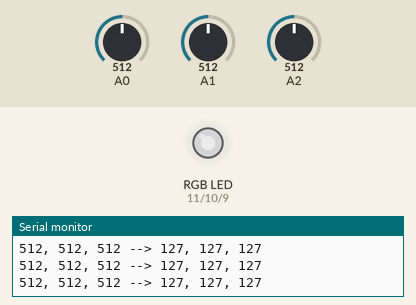
A sketch run on a simulated Arduino Uno, built with avr-gcc and run on an emulated ATmega328P. Shown: an RGB LED mixed from three pins (HIGH = lit), the last lines printed to the serial monitor. Inputs (shaded band) come from the test bench; at power-on: A0 = 512, A1 = 512, A2 = 512. Dim RGB values are drawn brighter than linear.

Above: at 1.2 s.
1.3 s: A0 set to 0
At 2.2 s:
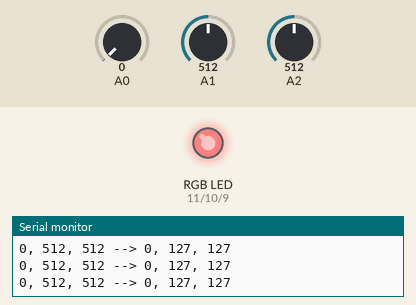
2.8 s: A1 set to 306
At 3.6 s:
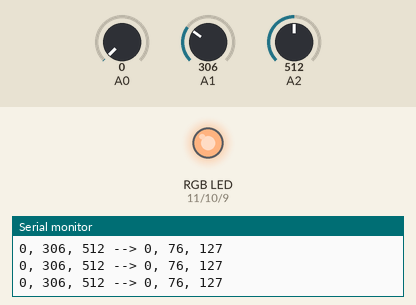
4.3 s: A2 set to 306
At 5.3 s:
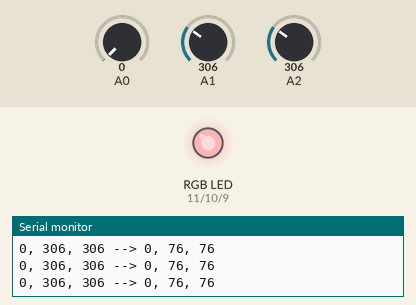
5.8 s: A1 set to 511
At 7.0 s:
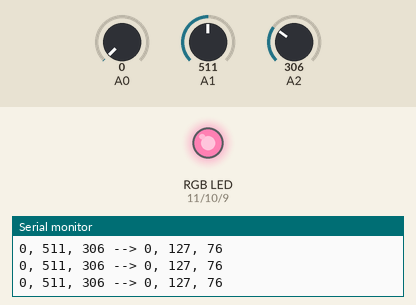
7.3 s: A0 set to 511
At 7.9 s:
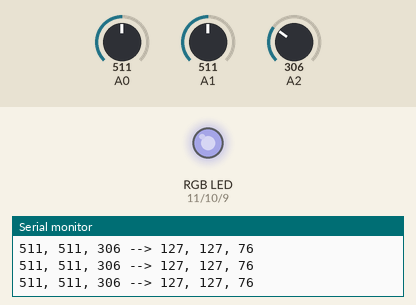
8.8 s: A2 set to 0
At 10.0 s:
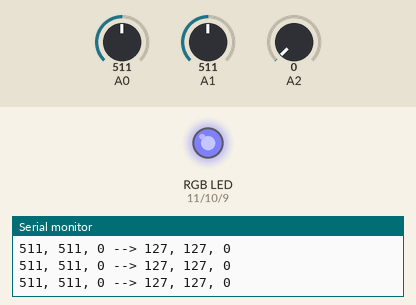
Timing chart, 0 to 11.3 s (numbered marks = the images above; inputs shaded):
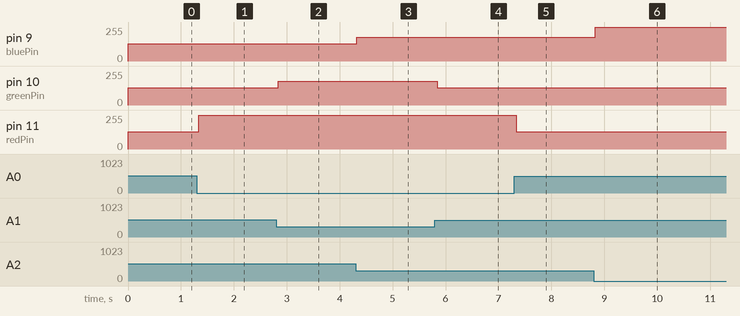

Measured:
- after the input at 1.3 s, pin 11 (redPin): 128/255 → 255/255 at once
- after the input at 2.8 s, pin 10 (greenPin): 128/255 → 179/255 at once
- after the input at 4.3 s, pin 9 (bluePin): 128/255 → 179/255 at once
- after the input at 5.8 s, pin 10 (greenPin): 179/255 → 128/255 at once
- after the input at 7.3 s, pin 11 (redPin): 255/255 → 128/255 at once
- after the input at 8.8 s, pin 9 (bluePin): 179/255 → 255/255 at once

The sketch:

RGB_LED_03.ino
```cpp
// RGB LED 03
// RJ Duran
// Adjust RGB colors / brightness with potentiometer
// Works for both Common Cathode and Common Anode LEDs. Default mode is Common Anode.

int redPin = 11;    // set pin for red LED
int greenPin = 10;  // set pin for green LED
int bluePin = 9;    // set pin for blue LED

// comment this line out if using a Common Cathode LED
#define COMMON_ANODE

void setup() {
  pinMode(redPin, OUTPUT);
  pinMode(bluePin, OUTPUT);
  pinMode(greenPin, OUTPUT);

  Serial.begin(9600);
}

void loop() {

  int red = analogRead(A0);
  int green = analogRead(A1);
  int blue = analogRead(A2);

  // tip: watch serial monitor (Tools > Serial Monitor)
  Serial.print(red);
  Serial.print(", ");
  Serial.print(green);
  Serial.print(", ");
  Serial.print(blue);

  // map to PWM range for driving RGB led brightness
  int redMap = map(red, 0, 1024, 0, 255);
  int greenMap = map(green, 0, 1024, 0, 255);
  int blueMap = map(blue, 0, 1024, 0, 255);

  Serial.print(" --> ");
  Serial.print(redMap);
  Serial.print(", ");
  Serial.print(greenMap);
  Serial.print(", ");
  Serial.print(blueMap);
  Serial.println();

  RGBColor(redMap, greenMap, blueMap);
  delay(10);

  // RED: 255, 0, 0
  // GREEN: 0, 255, 0
  // BLUE: 0, 0, 255
  // YELLOW: 255, 255, 0
  // PURPLE: 125, 0, 125
  // CYAN: 0, 255, 255
  // WHITE: 255, 255, 255
}

void RGBColor(int redVal, int greenVal, int blueVal) {

  #ifdef COMMON_ANODE
    redVal = 255 - redVal;
    greenVal = 255 - greenVal;
    blueVal = 255 - blueVal;
  #endif

  analogWrite(redPin, redVal);
  analogWrite(greenPin, greenVal);
  analogWrite(bluePin, blueVal);
}
```
